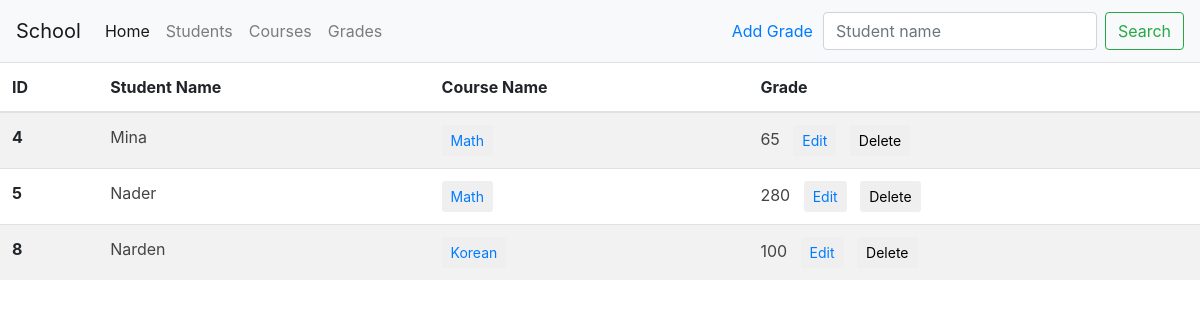
Before: /Class/grades/ with the older database file.
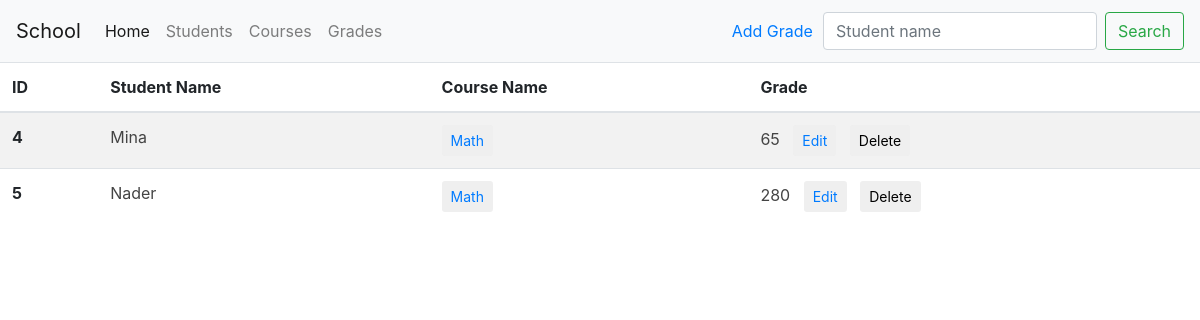
After: the same page with the newer database file.
### Class/models.py (models this page shows, shortened)
class Grade(models.Model):
    student_id = models.ForeignKey(Student, on_delete=models.CASCADE)
    course_id = models.ForeignKey(Course, on_delete=models.CASCADE)
    degree = models.CharField(max_length=3)

class Student(models.Model):
    student_name = models.CharField(max_length=100)
    age = models.IntegerField()
    course = models.ManyToManyField(Course)
    def __str__(self):
        return self.student_name

class Course(models.Model):
    course_name = models.CharField(max_length=100)
    max_degree = models.IntegerField()
    study_years = models.IntegerField()
    def __str__(self):
        return self.course_name

### Class/views.py (the view, shortened to what this page needs)
def GradeView(request):
    query = request.GET.get("q", None)
    all_grades = Grade.objects.all()
    if query is not None:
        all_grades = all_grades.filter(student_id__student_name__startswith=query)
    context = {
        "all_grades": all_grades,
    }
    template = "Class/grades.html"
    return render(request, template, context)

### Class/templates/Class/grades.html (shortened to what this page needs)
{% extends 'Class/base.html' %}
{% block search-add %}
     <ul class="nav navbar-nav  navbar-right" style="margin-right: 10px;">
            <li>
                    <a href="{% url 'grade-add' %}">
                             Add Grade
                    </a>
            </li>
        </ul>
    <form class="form-inline my-2 my-lg-1" role="search"  method="GET" action="{% url 'grades' %}">
              <input class="form-control mr-sm-2" type="search" placeholder="Student name" aria-label="Search" name="q" value="{{ request.GET.q }}">
              <button class="btn btn-outline-success my-2 my-sm-0" type="submit">Search</button>
    </form>
{% endblock %}
{% block body %}
    {% if all_grades %}
        <table class="table table-striped">
            <thead>
                <tr>
                  <th scope="col">ID</th>
                  <th scope="col">Student Name</th>
                  <th scope="col">Course Name</th>
                  <th scope="col">Grade</th>
                </tr>
              </thead>
            <tbody>
            {% for grade in all_grades  %}
                <tr>
                      <th scope="row">{{ grade.id}} </th>
                      <td><a href="/Class/students/{{ grade.student_id.pk}}/details" style="color: #444444">{{ grade.student_id}}</a></td>
                      <td>
                          <button type="submit" class="btn btn-default btn-sm">
                              <a  href="/Class/courses/{{ grade.course_id.id }}/details">{{ grade.course_id}}</a>
                          </button>
                      </td>
                      <td>
                          <a href="" style="color: #444444">{{ grade.degree}}</a>&nbsp;&nbsp;
                          <button type="submit" class="btn btn-default btn-sm">
                              <a  href="/Class/grades/{{ grade.id }}">Edit</a>
                          </button>&nbsp;&nbsp;
                          <form action="{% url 'DeleteGrade' grade.id%}" method="POST" style="display: inline;">
                                <button type="submit" class="btn btn-default btn-sm">
                                    <span class="glyphicon glyphicon-trash">Delete</span>
                                </button>
                          </form>
                      </td>
                </tr>
             {% endfor %}
            </tbody>
        </table>
        {% else %}
            <h3>No Grades </h3>
    {% endif %}
{% endblock %}

### Class/templates/Class/base.html (shortened to what this page needs)
<!DOCTYPE html>
<html lang="en">
<head>
    <link rel="stylesheet" href="https://stackpath.bootstrapcdn.com/bootstrap/4.1.3/css/bootstrap.min.css">
</head>
<body>
<nav class="navbar navbar-expand-lg navbar-light bg-light ">
  <a class="navbar-brand" href="#">School</a>
  <div class="collapse navbar-collapse" id="navbarSupportedContent">
    <ul class="navbar-nav mr-auto">
      <li class="nav-item active">
        <a class="nav-link" href="/Class">Home <span class="sr-only">(current)</span></a>
      </li>
      <li class="nav-item">
        <a class="nav-link" href="/Class/students">Students</a>
      </li>
      <li class="nav-item">
        <a class="nav-link" href="/Class/courses">Courses</a>
      </li>
      <li class="nav-item">
        <a class="nav-link" href="/Class/grades">Grades</a>
      </li>
    </ul>
      {% block search-add %}
      {% endblock%}
  </div>
</nav>
{% block body %}
{% endblock %}
</body>
</html>

Changed rows visible on the page:
removed Grade: id "8", student_id "Narden", course_id "Korean", degree "100"
